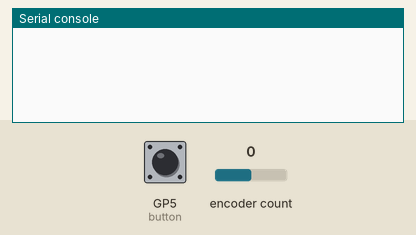
Recording of a program running on a simulated Raspberry Pi Pico running CircuitPython. Parts: the last lines printed to the serial console. The test bench sets the inputs (shaded band); at power-on: GP5 (button) HIGH, encoder count 0. USB keyboard and mouse output is not drawn.

Above: at 1.2 s.
1.3 s: GP5 (button) pulled LOW for 0.15 s
At 2.6 s:
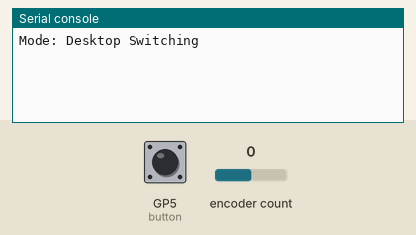
3.0 s: GP5 (button) pulled LOW for 1 s
At 5.3 s:
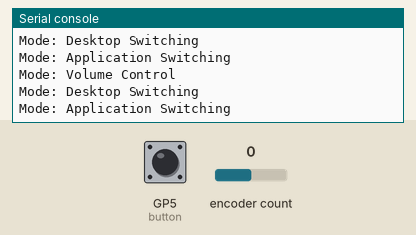

Measured:
- after the input at 1.3 s, the serial console: prints a new line after 0.20 s (image 1)
- after the input at 3.0 s, the serial console: prints a new line after 0.21 s (image 2)

The program:

knob_control.py
```python
import time
import board
import digitalio
import rotaryio
import usb_hid
from adafruit_hid.consumer_control import ConsumerControl
from adafruit_hid.consumer_control_code import ConsumerControlCode
from adafruit_hid.keyboard import Keyboard
from adafruit_hid.keycode import Keycode

# Define the pins for the encoder and button
CLK_PIN = board.GP2
DT_PIN = board.GP3
SW_PIN = board.GP5

# Initialize the encoder
encoder = rotaryio.IncrementalEncoder(CLK_PIN, DT_PIN)

# Initialize the button
button = digitalio.DigitalInOut(SW_PIN)
button.direction = digitalio.Direction.INPUT
button.pull = digitalio.Pull.UP

# Initialize the consumer control for volume
cc = ConsumerControl(usb_hid.devices)

# Initialize the keyboard
keyboard = Keyboard(usb_hid.devices)

# Define keycodes for desktop switching and application switching
DESKTOP_NEXT = [Keycode.CONTROL, Keycode.WINDOWS, Keycode.RIGHT_ARROW]
DESKTOP_PREV = [Keycode.CONTROL, Keycode.WINDOWS, Keycode.LEFT_ARROW]
APP_SWITCH_WINDOWS_TAB = [Keycode.WINDOWS, Keycode.TAB]  # Windows + Tab

# Define application switching sequence (you can add more if needed)
APP_SWITCH_SEQUENCE = [APP_SWITCH_WINDOWS_TAB]
current_app_switch = 0

# Initialize mode and last encoder value
mode = 0  # 0: Volume control, 1: Desktop switching, 2: Application switching
last_encoder_value = encoder.position

# Main loop
while True:
    # Read the encoder value
    encoder_value = encoder.position

    # Calculate the change in encoder value
    delta = encoder_value - last_encoder_value

    # Check for button press to change mode
    if not button.value:
        mode = (mode + 1) % 3
        time.sleep(0.2)  # Debounce

        if mode == 0:
            print("Mode: Volume Control")
        elif mode == 1:
            print("Mode: Desktop Switching")
        else:
            print("Mode: Application Switching")

    # Check encoder rotation based on mode
    if encoder_value > last_encoder_value:
        if mode == 0:
            cc.send(ConsumerControlCode.VOLUME_INCREMENT)
        elif mode == 1:
            keyboard.send(*DESKTOP_NEXT)  # Switch to the next desktop
        elif mode == 2:
            keyboard.send(*APP_SWITCH_SEQUENCE[current_app_switch])  # Switch applications
            current_app_switch = (current_app_switch + 1) % len(APP_SWITCH_SEQUENCE)
    elif encoder_value < last_encoder_value:
        if mode == 0:
            cc.send(ConsumerControlCode.VOLUME_DECREMENT)
        elif mode == 1:
            keyboard.send(*DESKTOP_PREV)  # Switch to the previous desktop

    # Update last encoder value
    last_encoder_value = encoder_value

    # Add a delay to prevent excessive loop iterations
    time.sleep(0.05)
```
